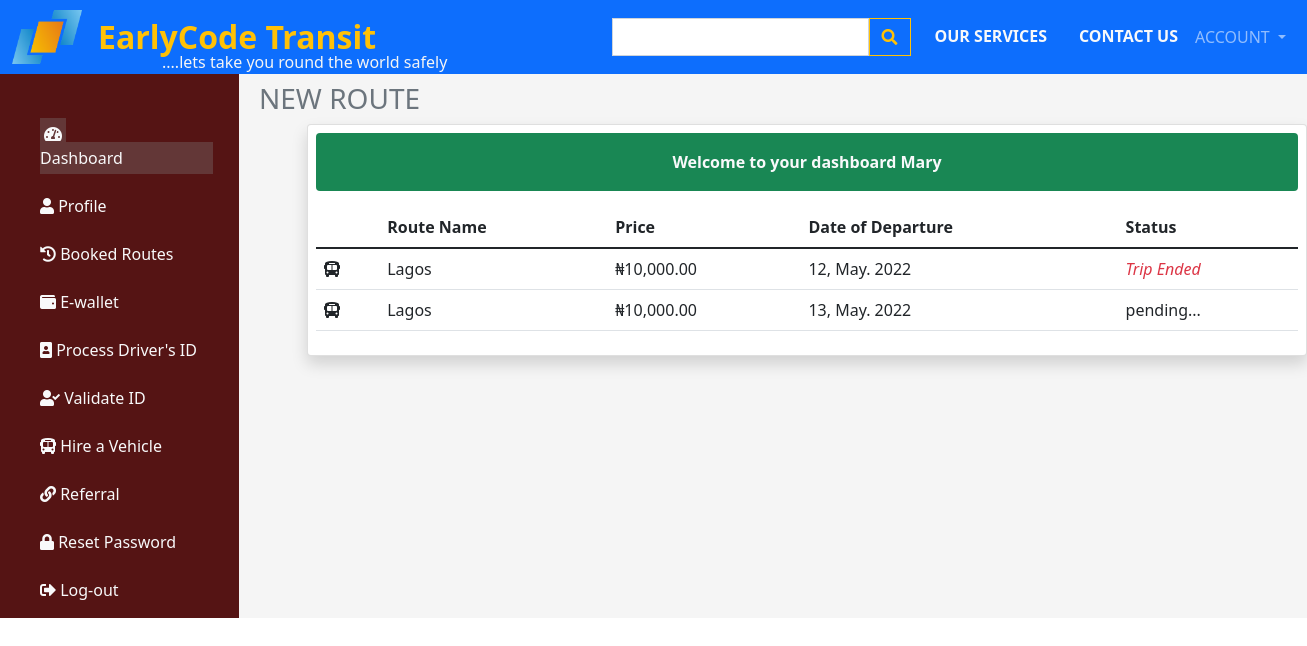
Page /portal/booked-routes.php (signed in) on the committed database.
### tables this page shows
CREATE TABLE `booked_routes` (
  `id` int(11) NOT NULL,
  `userid` varchar(11) NOT NULL,
  `full_name` varchar(100) NOT NULL,
  `booked_route` varchar(30) NOT NULL,
  `no_of_seats` varchar(30) NOT NULL,
  `date_of_departure` varchar(30) NOT NULL,
  `booking_status` varchar(50) NOT NULL,
  `date_created` datetime NOT NULL
);

CREATE TABLE `transport_route` (
  `id` int(11) NOT NULL,
  `route_name` varchar(100) NOT NULL,
  `route_price` varchar(30) NOT NULL,
  `route_status` varchar(15) NOT NULL,
  `available_seats` varchar(10) NOT NULL,
  `date_created` datetime NOT NULL
);

### portal/booked-routes.php (the view, shortened to what this page needs)
<?php
    require_once '../assets/config/db-connect.php';
    require_once '../assets/includes/sessions.php';
    require_once '../assets/includes/portal_header.php';
    $id =  $_SESSION['id'];
?>
<div>
                <h5 class="mt-2 fs-3 fw-b text-secondary">NEW ROUTE</h5>
                <div class="card ms-5 p-2 shadow" style=" width: 1000px;">
                    <?php
                        echo successMessage();
                        if ($_SESSION['role'] === 'admin') {
                    ?>
                    <div class="table-responsive-md">
                            <table class="table">
                                <thead>
                                <tr>
                                    <th scope="col"></th>
                                    <th scope="col">Full Name</th>
                                    <th scope="col">Route</th>
                                    <th scope="col text-nowrap">Date of Departure</th>
                                    <th scope="col text-nowrap">No of Seats</th>
                                    <th scope="col">Status</th>
                                    <th scope="col"><i class="fas fa-box"></i></th>
                                </tr>
                                </thead>
                                <tbody>
                                <?php
                                    $sql = "SELECT * FROM booked_routes";
                                    $query = mysqli_query($connection,$sql);
                                    while($row = mysqli_fetch_assoc($query)){
                                ?>
                                <tr>
                                    <th scope="row"><i class="fas fa-bus-alt"></i></th>
                                    <td><?php echo $row['full_name']; ?></td>
                                    <td><?php echo $row['booked_route']; ?></td>
                                    <td>
                                        <?php
                                            $date = date_create($row['date_of_departure']);
                                            echo date_format($date,'j, M. Y');
                                        ?>
                                    </td>
                                    <td><?php echo $row['no_of_seats']; ?></td>
                                    <td><?php echo $row['booking_status']; ?></td>
                                    <td>
                                        <div class="dropdown">
                                            <button class="btn btn-secondary" type="button" id="dropdownMenuButton1" data-bs-toggle="dropdown" aria-expanded="false">
                                            <i class="fas fa-cogs"></i>
                                            </button>
                                            <ul class="dropdown-menu" aria-labelledby="dropdownMenuButton1">
                                            <li>
                                                <a class="dropdown-item" href="../assets/config/route_control?startTrip=<?php echo $row['id']; ?>">Start Trip</a></li>
                                            <li><a class="dropdown-item" href="../assets/config/route_control?endTrip=<?php echo $row['id']; ?>&nos=<?php echo $row['no_of_seats'] ?>&rn=<?php echo $row['booked_route'] ?>">End Trip</a></li>
                                            <li><a class="dropdown-item" href="../assets/config/route_control?delTrip=<?php echo $row['id']; ?>&nos=<?php echo $row['no_of_seats'] ?>&rn=<?php echo $row['booked_route'] ?>">Delete Booking</a></li>
                                            </ul>
                                        </div>
                                    </td>
                                </tr>
                                <?php } ?>
                                </tbody>
                            </table>
                    </div>
                    <?php }else{ ?>
                        <div class="table-responsive">
                            <table class="table">
                                <thead>
                                <tr>
                                    <th scope="col"></th>
                                    <th scope="col text-nowrap">Route Name</th>
                                    <th scope="col">Price</th>
                                    <th scope="col">Date of Departure</th>
                                    <th scope="col">Status</th>
                                </tr>
                                </thead>
                                <tbody>
                                <?php
                                    $sql = "SELECT * FROM booked_routes WHERE userid = '$id'";
                                    $query = mysqli_query($connection,$sql);
                                    while($row = mysqli_fetch_assoc($query)){
                                ?>
                                <tr>
                                    <th scope="row"><i class="fas fa-bus-alt"></i></th>
                                    <td><?php echo $row['booked_route']; ?></td>
                                    <td>
                                        <?php
                                            $rname = $row['booked_route'];
                                            $sql2 = "SELECT * FROM transport_route WHERE route_name = '$rname'";
                                            $query2 = mysqli_query($connection,$sql2);
                                            $row2 = mysqli_fetch_assoc($query2);
                                           echo "₦".number_format($row2['route_price'],2,'.',',');
                                         ?>
                                    </td>
                                    <td>
                                        <?php
                                            $date = date_create($row['date_of_departure']);
                                            echo date_format($date,'j, M. Y');
                                        ?>
                                    </td>
                                    <td><?php echo $row['booking_status']; ?></td>
                                </tr>
                                <?php } ?>
                                </tbody>
                            </table>
                        </div>
                    <?php } ?>
                </div>
</section>
</body>
</html>

### rows in the picture
booked_routes: booked_route "Lagos", transport_route.route_price "10,000.00", date_of_departure "12, May. 2022", booking_status "Trip Ended"
booked_routes: booked_route "Lagos", transport_route.route_price "10,000.00", date_of_departure "13, May. 2022", booking_status "pending..."

### other values in the picture
successMessage() "Welcome to your dashboard Mary"
